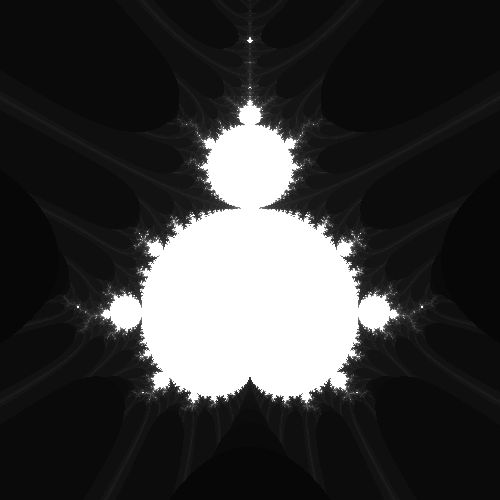

Recreate this plot in Python.
"""
Drawing the Mandelbrot set

based on R code by Myles Harrison
http://www.everydayanalytics.ca

original source of the Python code:
   https://github.com/krother/Python3_Package_Examples
   MIT License
"""
import numpy as np
from PIL import Image

def get_next_iter(z, c, index):
    """calculate the next generation of the entire matrix"""
    newz = []
    for x in range(z.shape[0]):
        for y in range(z.shape[1]):
            if index[x, y]:
                newz.append(z[x, y] ** 2 + c[x, y])
            else:
                newz.append(999)
    z = np.array(newz).reshape(z.shape)
    return z


def calculate(z, k, c):
    index = z < 2
    z = get_next_iter(z, c, index)
    k[index] = k[index] + 1
    return z, k


def draw_mandelbrot(xmin=-2, xmax=1.0, nx=500,
                    ymin=-1.5, ymax=1.5, ny=500,
                    n=100):
  x = np.linspace(xmin, xmax, nx)
  real = np.outer(x, np.ones(ny))

  y = np.linspace(ymin, ymax, ny)
  imag = 1j * np.outer(np.ones(nx), y)

  c = real + imag

  z = np.zeros((nx, ny)) * 1j
  k = np.zeros((nx, ny))

  for _ in range(1, n):
      z, k = calculate(z, k, c)

  return k


if __name__ == '__main__':
    mtx = draw_mandelbrot()
    mtx = 255 * mtx / mtx.max()
    mtx = mtx.astype(np.uint8)
    im = Image.fromarray(mtx, 'L')
    im.save('mandelbrot.png')
